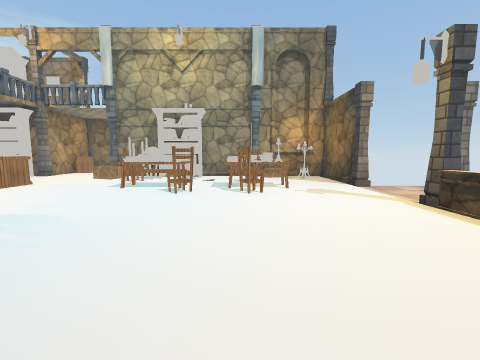
[1] (above)

22 first-person views from a walk through a 3-D level made in the Unity game engine. The camera is 1.2 m above the floor, tilts 6° down and sees 90° across. The floor is counted in squares, 1 m on a side. Each view is taken from the middle of a square. On the plan, view 1 faces up. The plan holds only what a view shows up to about 12 squares ahead; the rest is blank. The player is left out. Some surface patterns are stand-ins.

[2]
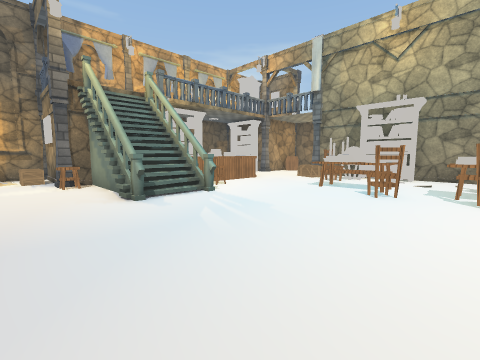

[3]
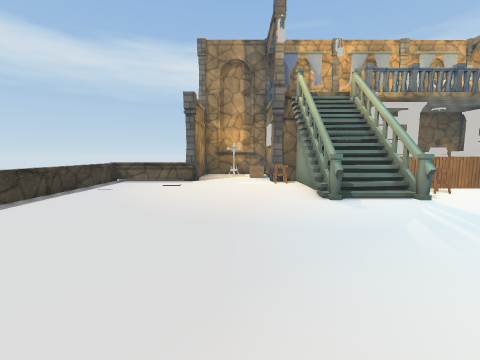

[4]
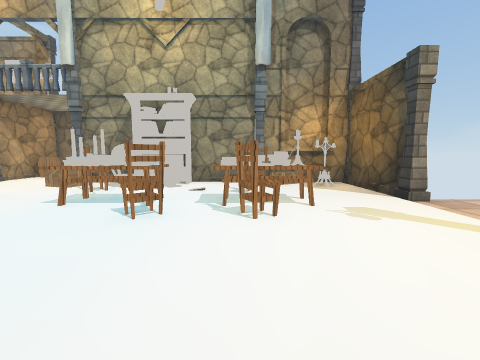

[5]
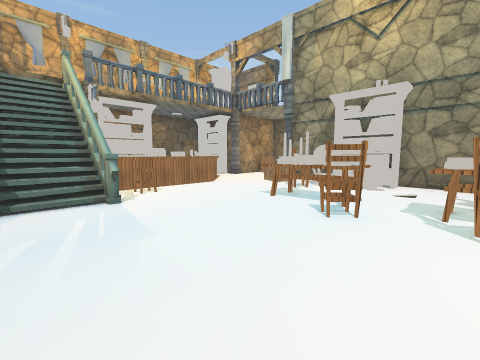

[6]
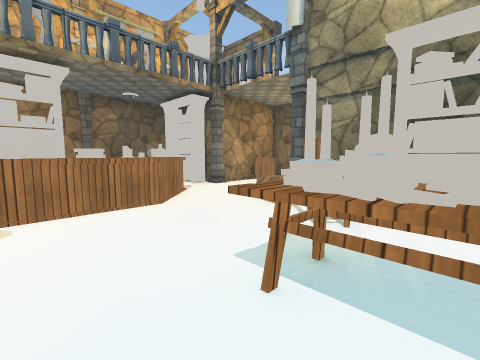

[7]
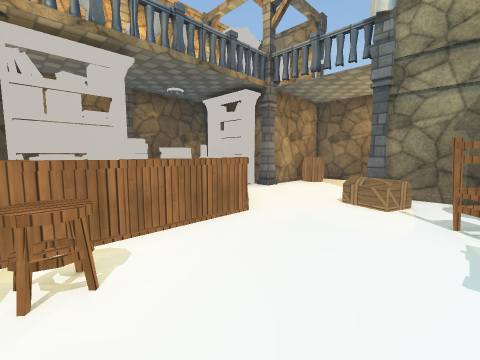

[8]
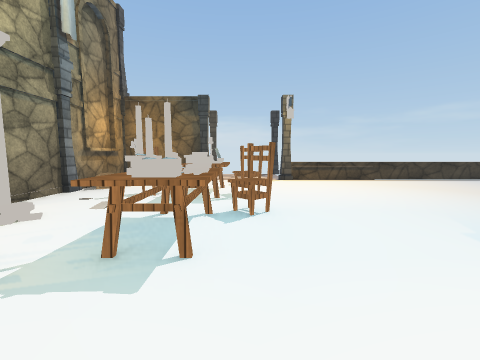

[9]
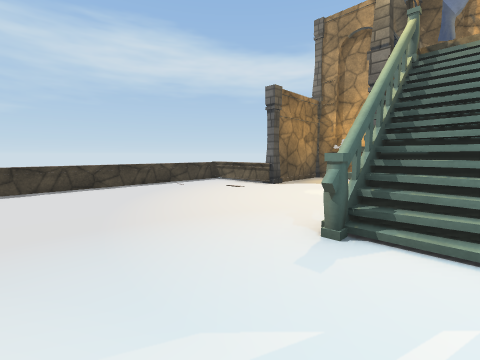

[10]
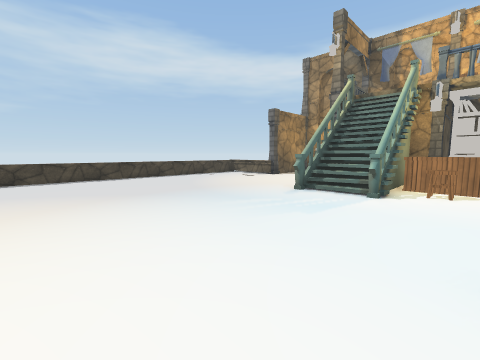

[11]
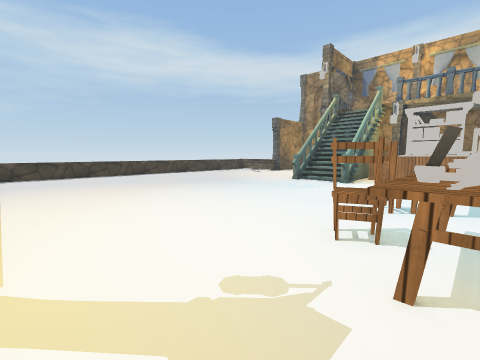

[12]
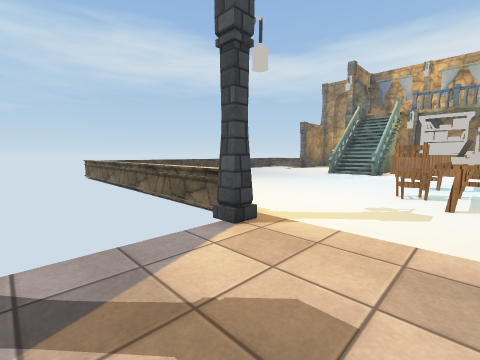

[13]
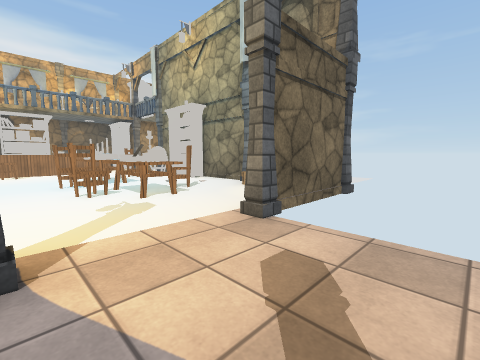

[14]
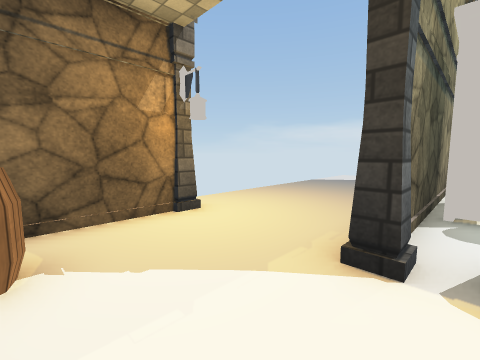

[15]
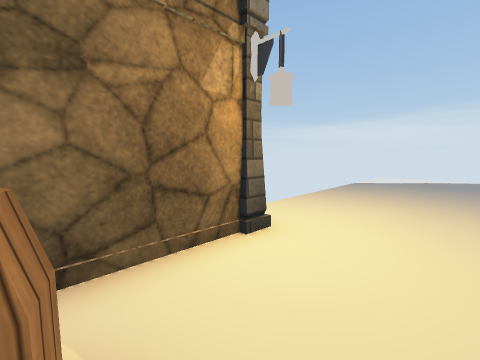

[16]
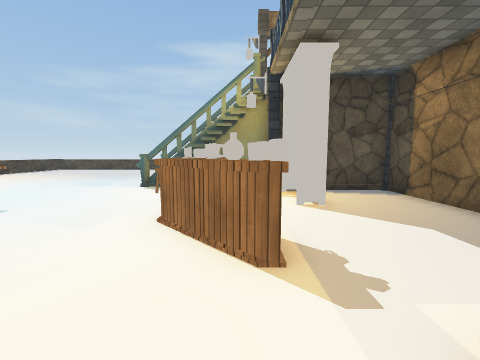

[17]
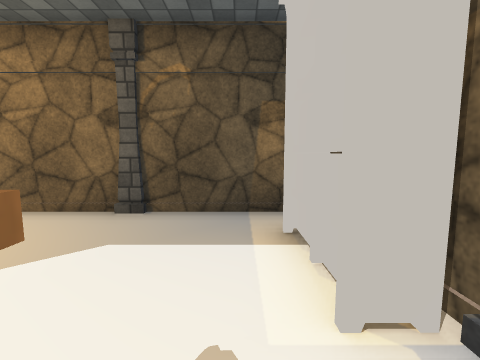

[18]
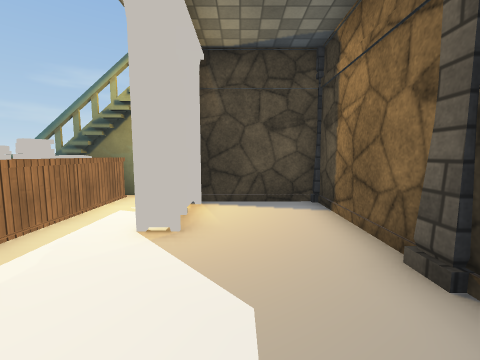

[19]
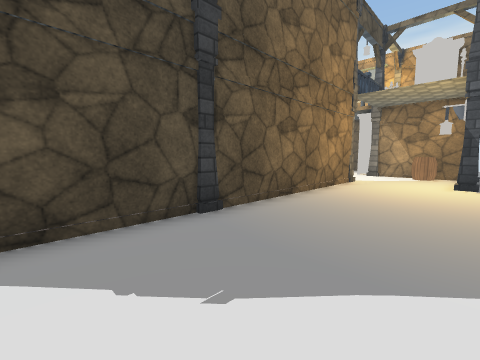

[20]
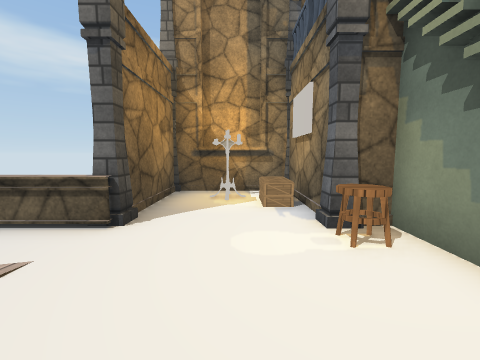

[21]
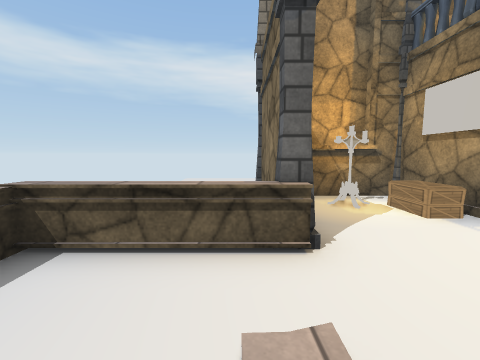

[22]
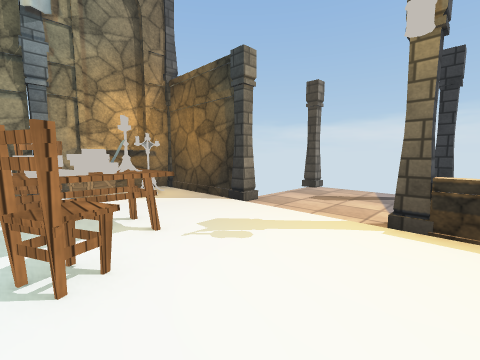

### Floor plan
Points are (right, up) in squares from view 1. A wall is a line through its corners. A room is listed if a view was taken in it or the views show most of it. See-through windows are left out.
Room 1 (views 1, 2, 3, 4, 5, 6, 7, 8, 9, 10, 11, 12, 13, 14, 15, 16, 17, 18, 19, 20, 21, 22)
walls: (-6.1, 4.9) (-10.9, 4.9); (-7.1, 3.5) (-7.1, 2.3); (-6.1, 2.6) (-10.9, 2.6) (-6.1, 2.7); (-6.8, 2.3) (-8.9, 2.3); (-9.5, 5.2) (-6.9, 5.2); (-4, 11.8) (-4.5, 11.6); (-11, 5) (-6.1, 5); (-11.5, 7.6) (-11.5, 6.9); (-2.1, 13.5) (-2.1, 12.8) (-2.5, 12.8); (-12, 6.1) (-12, 7.6); (-12.1, 6.2) (-11.6, 6.2); (-6.5, 13.8) (0.6, 13.8); (0.6, 13.7) (-6.5, 13.7); (1.5, 13.8) (4.1, 13.8); (4.8, 10.4) (4.8, 13.6) (1.6, 13.6); (3.6, 12.4) (3.1, 12.4); (-11.4, 13.7) (-11.9, 13.7); (-12.4, 12.7) (-13.7, 12.7); (-13.6, 0) (-13.6, -0.6); (-13.8, -0.1) (-13.8, -0.6); (4.8, 13.7) (1.4, 13.7); (-15, 1.5) (-15, -1.5); (-14.8, 0.9) (-14.8, -1.5); (-7.5, 17.6) (-10.5, 17.6); (-13.6, 13.4) (-13.6, 12.6); (-15, 13.1) (-15, 3.4); (-14.5, -2.2) (-11.5, -2.2); (-10.9, 17.4) (-10.9, 14.4)
low walls: (-6.9, 5.2) (-6.8, 4.4); (-7.1, 5.2) (-7.1, 4.5); (-7.3, 5.2) (-7.3, 4.5); (-6.8, 3.6) (-6.8, 2.3); (-7.4, 2.7) (-7.4, 2.2); (-9.1, 3.6) (-9, 2.6); (-10.9, -2.4) (-10.9, -5.7) (4, -5.7); (4.6, -3.6) (4.6, 5.5)
objects: pillar (-15, 2); curtain (-15, 3); pillar (-15, 6); pillar (-15, 10); other object (-14, 1) to (-13, 1); other object (-14, 2) to (-14, 3); barrier (-13, 2) to (-12, 2); books (-12, 8); books (-12, 13); pillar (-11, -2); pillar (-11, 1); pillar (-11, 2); barrier (-11, 6); pillar (-11, 14); other object (-10, 2); table (-10, 6) to (-10, 9); other object (-10, 10); table (-10, 10) to (-9, 11); barrel (-10, 16); books (-9, 6) to (-9, 7); books (-9, 8); other object (-9, 9); other object (-8, 6) to (-7, 6); pillar (-7, 13) to (-7, 14); pillar (-7, 18); other object (-6, 12); books (-5, 9); chair (-5, 11) to (-4, 11); table (-4, 8) to (-3, 8); books (-4, 9); table (-4, 10); books (-3, 9); books (-3, 10); books (-3, 13); chair (-2, 7) to (-2, 8); other object (-2, 9); table (-2, 10); table (-1, 10); chair (0, 7) to (1, 8); books (0, 9); other object (0, 10); chair (0, 11) to (1, 11); books (1, 9); books (1, 10); pillar (1, 14); table (2, 8) to (2, 10); other object (2, 13); pillar (5, 6); pillar (5, 10); pillar (9, 6)

Positions as (right, up) in squares from view 1, and headings:
1: (0, 0), facing up
2: (0, 0), facing up-left
3: (0, 0), facing left
4: (0, 3), facing up
5: (0, 3), facing up-left
6: (-3, 7), facing up-left
7: (-5, 6), facing up-left
8: (-7, 8), facing right
9: (-3, 4), facing down-left
10: (1, 7), facing down-left
11: (4, 9), facing down-left
12: (8, 9), facing down-left
13: (8, 6), facing up-left
14: (-10, 13), facing up-right
15: (-10, 15), facing up-right
16: (-10, 14), facing down
17: (-10, 12), facing left
18: (-13, 12), facing down
19: (4, 18), facing down-left
20: (-7, 0), facing left
21: (-8, -3), facing left
22: (0, 5), facing up-right
